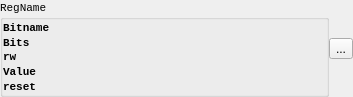
<?xml version="1.0" encoding="UTF-8"?>
<ui version="4.0">
 <class>Form</class>
 <widget class="QWidget" name="Form">
  <property name="geometry">
   <rect>
    <x>0</x>
    <y>0</y>
    <width>353</width>
    <height>97</height>
   </rect>
  </property>
  <property name="windowTitle">
   <string>Form</string>
  </property>
  <layout class="QHBoxLayout" name="horizontalLayout">
   <property name="spacing">
    <number>0</number>
   </property>
   <property name="leftMargin">
    <number>0</number>
   </property>
   <property name="topMargin">
    <number>0</number>
   </property>
   <property name="rightMargin">
    <number>0</number>
   </property>
   <property name="bottomMargin">
    <number>0</number>
   </property>
   <item>
    <widget class="QGroupBox" name="Name">
     <property name="enabled">
      <bool>true</bool>
     </property>
     <property name="sizePolicy">
      <sizepolicy hsizetype="MinimumExpanding" vsizetype="Preferred">
       <horstretch>0</horstretch>
       <verstretch>0</verstretch>
      </sizepolicy>
     </property>
     <property name="font">
      <font>
       <family>Courier New</family>
       <pointsize>8</pointsize>
       <weight>50</weight>
       <bold>false</bold>
      </font>
     </property>
     <property name="title">
      <string>RegName</string>
     </property>
     <layout class="QVBoxLayout" name="verticalLayout">
      <property name="spacing">
       <number>0</number>
      </property>
      <property name="leftMargin">
       <number>0</number>
      </property>
      <property name="topMargin">
       <number>0</number>
      </property>
      <property name="rightMargin">
       <number>0</number>
      </property>
      <property name="bottomMargin">
       <number>0</number>
      </property>
      <item>
       <widget class="QLabel" name="Lbitname">
        <property name="font">
         <font>
          <family>Courier New</family>
          <pointsize>8</pointsize>
          <weight>75</weight>
          <bold>true</bold>
         </font>
        </property>
        <property name="lineWidth">
         <number>0</number>
        </property>
        <property name="text">
         <string>Bitname</string>
        </property>
       </widget>
      </item>
      <item>
       <widget class="QLabel" name="Lbit">
        <property name="font">
         <font>
          <family>Courier New</family>
          <pointsize>8</pointsize>
          <weight>75</weight>
          <bold>true</bold>
         </font>
        </property>
        <property name="cursor">
         <cursorShape>ArrowCursor</cursorShape>
        </property>
        <property name="lineWidth">
         <number>0</number>
        </property>
        <property name="text">
         <string>Bits</string>
        </property>
        <property name="scaledContents">
         <bool>false</bool>
        </property>
       </widget>
      </item>
      <item>
       <widget class="QLabel" name="Lrw">
        <property name="font">
         <font>
          <family>Courier New</family>
          <pointsize>8</pointsize>
          <weight>75</weight>
          <bold>true</bold>
         </font>
        </property>
        <property name="lineWidth">
         <number>0</number>
        </property>
        <property name="text">
         <string>rw</string>
        </property>
       </widget>
      </item>
      <item>
       <widget class="QLabel" name="Lvalue">
        <property name="font">
         <font>
          <family>Courier New</family>
          <pointsize>8</pointsize>
          <weight>75</weight>
          <bold>true</bold>
         </font>
        </property>
        <property name="lineWidth">
         <number>0</number>
        </property>
        <property name="text">
         <string>Value</string>
        </property>
       </widget>
      </item>
      <item>
       <widget class="QLabel" name="Lres">
        <property name="font">
         <font>
          <family>Courier New</family>
          <pointsize>8</pointsize>
          <weight>75</weight>
          <bold>true</bold>
         </font>
        </property>
        <property name="lineWidth">
         <number>0</number>
        </property>
        <property name="text">
         <string>reset</string>
        </property>
       </widget>
      </item>
     </layout>
    </widget>
   </item>
   <item>
    <widget class="QToolButton" name="Bhold">
     <property name="text">
      <string>...</string>
     </property>
     <property name="checkable">
      <bool>true</bool>
     </property>
     <property name="autoRaise">
      <bool>false</bool>
     </property>
    </widget>
   </item>
  </layout>
 </widget>
 <resources/>
 <connections/>
</ui>
